Frame 1 (no input): blank canvas, image omitted
Frame 60 (no input): blank canvas, image omitted
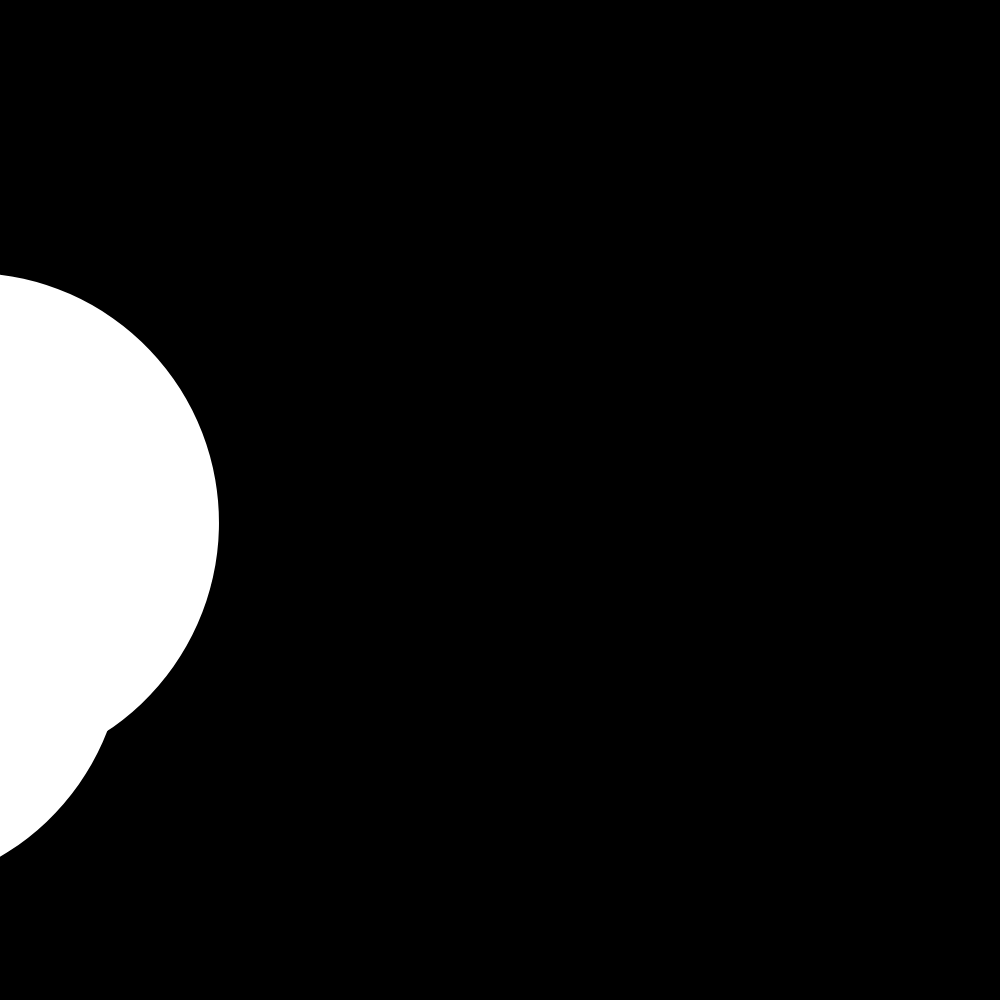
Frame 120 (the mouse pressed at the canvas centre since frame 60)

The p5.js sketch whose frames 1 and 60 were blank and that drew this single picture after the mouse press (run headless with seeded random() and noise() and a simulated clock; from frame 60 on, the mouse is pressed at the canvas centre):

// p5.js sketch
// ── sketch.js
let radius = 150;
let angle = 0;
let speed = 0.02;

let centerX = 500;
let centerY = 500;

let bloat1;
let bloat2;
let bloat3;
let bloat4;

function setup() { 
  createCanvas(1000, 1000);
  background(0);
  ellipseMode(CORNER);
}

function draw() { 
    background(0);

    push();
    translate(centerX, centerY);
    rotate (angle);
    // draw shape as though (centerX, centerY) is the new
    // origin / (0, 0) point
    fill(255);
    noStroke();

    //(distance, position in relation to other shapes, size)
    circle(radius, 100, bloat1);
    circle(radius-80, 100, bloat4);
    circle(radius-130, 500, bloat2);
    circle(radius+70, 200, bloat3);
    circle(radius+150, 80, bloat1);
    circle(radius-200, 30, bloat2);
    circle(radius, 1275, bloat3);
  
    angle = angle + speed;

    bloat1 = ((mouseX/2)+(mouseY/2));
    bloat2 = ((mouseX/2)-(mouseY/2));
    bloat3 = ((mouseY/2)+(mouseX/2));
    bloat4 = ((mouseY/2)-(mouseX/2));
    pop();

    fill(0);
    noStroke();
    rect(800, 700, 50, 50);
    rect(800, 800, 50, 200);

}
